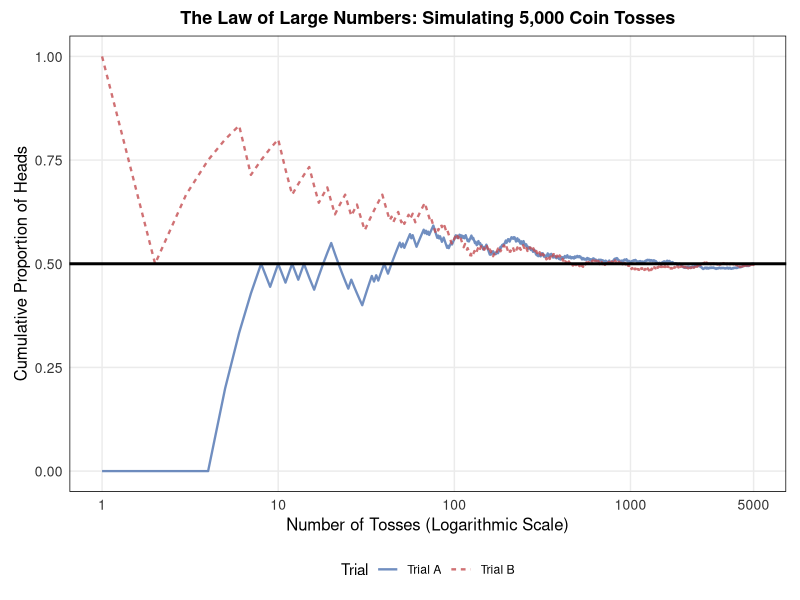
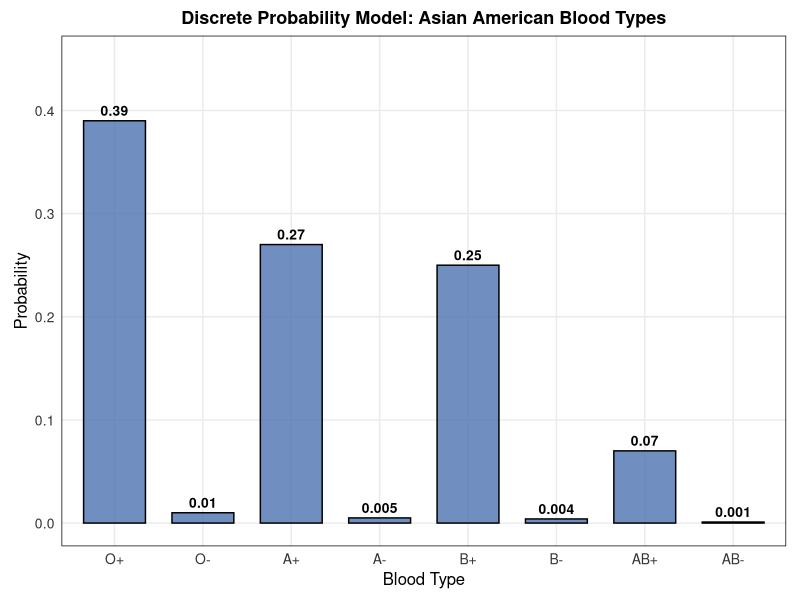
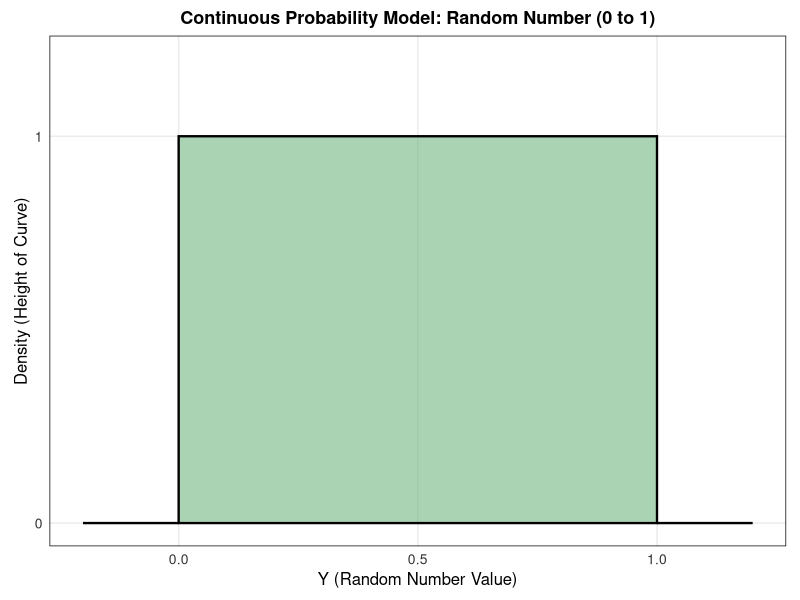
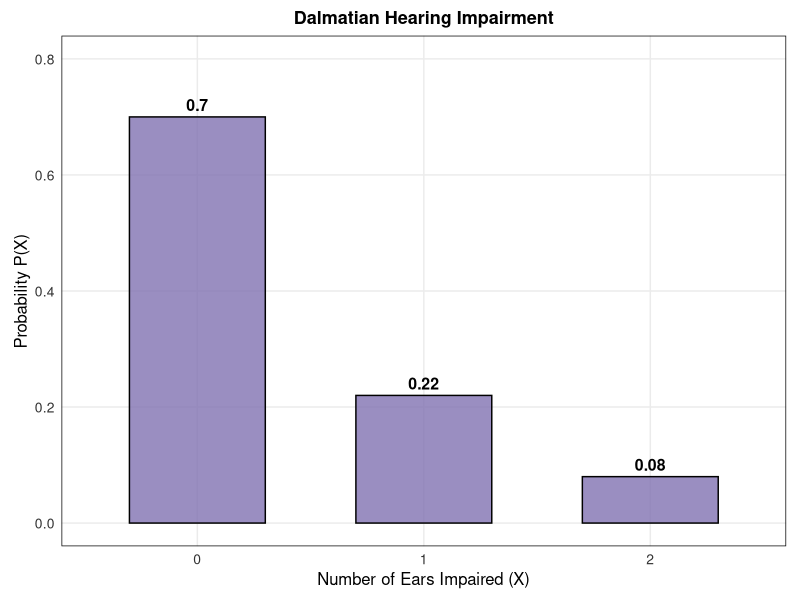
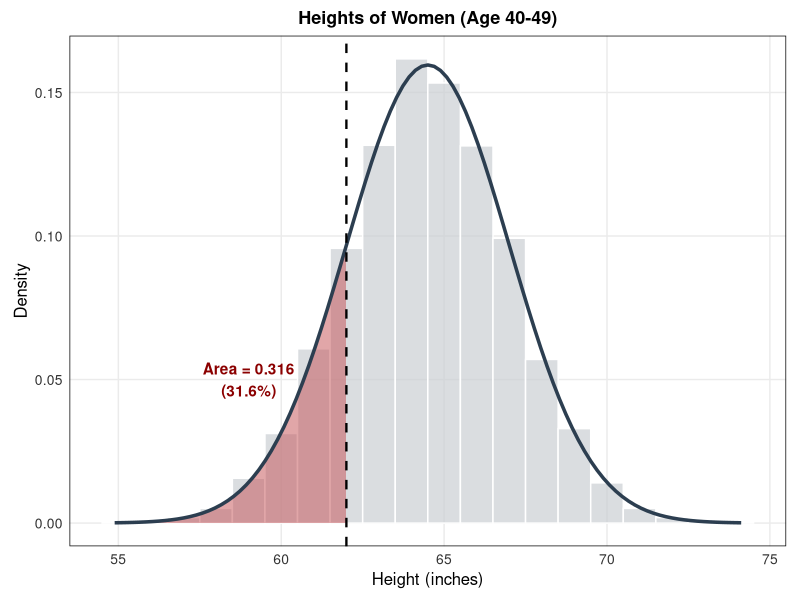
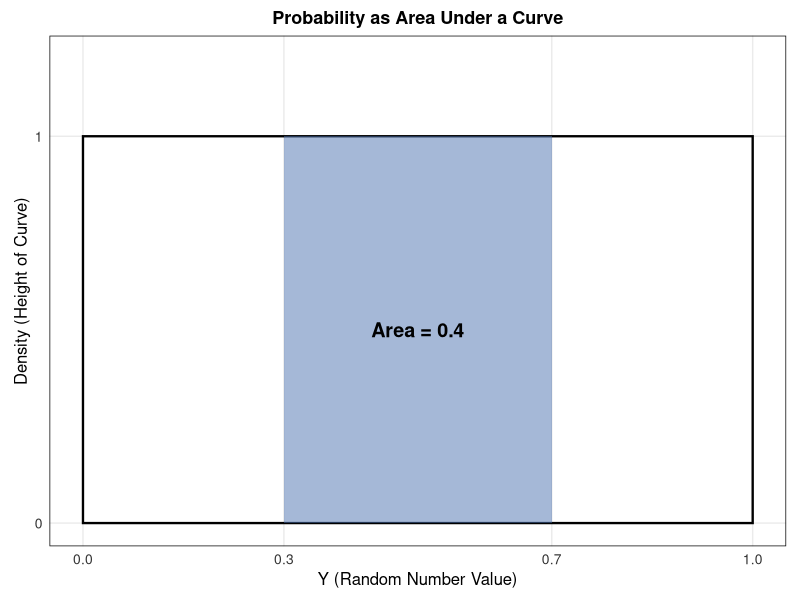

Reproduce these figures in R, in order.
## ---- chunk 1
knitr::opts_chunk$set(
  echo = FALSE,
  warning = FALSE,
  message = FALSE,
  error = FALSE
)

required_packages <- c("ggplot2", "gridExtra", "dplyr", "tidyr")
missing_packages <- required_packages[
  !vapply(required_packages, requireNamespace, logical(1), quietly = TRUE)
]

if (length(missing_packages) > 0) {
  stop(
    "Install the following R packages before knitting: ",
    paste(missing_packages, collapse = ", ")
  )
}

suppressPackageStartupMessages({
  library(ggplot2)
  library(gridExtra)
  library(dplyr)
  library(tidyr)
})

set.seed(123) # Set seed for reproducible figures

# Shared publication-style theme and colour palette.
lecture_theme <- theme_minimal(base_size = 11) +
  theme(
    plot.title = element_text(size = 13, face = "bold", hjust = 0.5),
    axis.title = element_text(size = 12),
    axis.text = element_text(size = 10, colour = "#333333"),
    panel.grid.minor = element_blank(),
    plot.background = element_rect(fill = "white", colour = NA),
    panel.background = element_rect(fill = "white", colour = NA),
    plot.margin = margin(8, 10, 8, 10),
    panel.border = element_rect(colour = "black", fill = NA, size = 0.5)
  )

palette_main <- c("#4C72B0", "#55A868", "#C44E52", "#8172B2", "#CCB974")

save_plot <- function(filename, plot, width, height) {
  ggsave(
    filename = filename,
    plot = plot,
    width = width,
    height = height,
    units = "in",
    dpi = 300,
    bg = "white"
  )
}

# =============================================================
# 1. Law of Large Numbers: Coin Toss Simulation (Fig 9.1)
# =============================================================
set.seed(42) # For reproducible random tosses
n_tosses <- 5000

# Simulate Trial A and calculate cumulative proportion of heads
tosses_A <- sample(c(0, 1), n_tosses, replace = TRUE)
prop_A <- cumsum(tosses_A) / (1:n_tosses)

# Simulate Trial B and calculate cumulative proportion of heads
tosses_B <- sample(c(0, 1), n_tosses, replace = TRUE)
prop_B <- cumsum(tosses_B) / (1:n_tosses)

# Combine into a dataframe
coin_data <- data.frame(
  Toss = rep(1:n_tosses, 2),
  Proportion = c(prop_A, prop_B),
  Trial = factor(rep(c("Trial A", "Trial B"), each = n_tosses))
)

p_cointoss <- ggplot(coin_data, aes(x = Toss, y = Proportion, color = Trial, linetype = Trial)) +
  geom_line(alpha = 0.8, size = 0.8) +
  geom_hline(yintercept = 0.5, linetype = "solid", color = "black", size = 1) +
  # Use a log scale for the x-axis to stretch out the highly variable early tosses
  scale_x_log10(breaks = c(1, 10, 100, 1000, 5000), labels = c("1", "10", "100", "1000", "5000")) +
  coord_cartesian(ylim = c(0, 1)) +
  scale_color_manual(values = c("Trial A" = "#4C72B0", "Trial B" = "#C44E52")) +
  labs(
    title = "The Law of Large Numbers: Simulating 5,000 Coin Tosses",
    x = "Number of Tosses (Logarithmic Scale)",
    y = "Cumulative Proportion of Heads"
  ) +
  lecture_theme +
  theme(legend.position = "bottom")

save_plot("fig_ch9_cointoss.png", p_cointoss, width = 7, height = 4)

# =============================================================
# 2. Discrete Probability Model: Blood Types
# =============================================================
blood_data <- data.frame(
  Type = factor(c("O+", "O-", "A+", "A-", "B+", "B-", "AB+", "AB-"), 
                levels = c("O+", "O-", "A+", "A-", "B+", "B-", "AB+", "AB-")),
  Probability = c(0.39, 0.01, 0.27, 0.005, 0.25, 0.004, 0.07, 0.001)
)

p_blood <- ggplot(blood_data, aes(x = Type, y = Probability)) +
  geom_bar(stat = "identity", fill = "#4C72B0", alpha = 0.8, color = "black", width = 0.7) +
  geom_text(aes(label = Probability), vjust = -0.5, size = 3.5, fontface = "bold") +
  scale_y_continuous(limits = c(0, 0.45)) +
  labs(title = "Discrete Probability Model: Asian American Blood Types",
       x = "Blood Type",
       y = "Probability") +
  lecture_theme

save_plot("fig_ch9_blood_types.png", p_blood, width = 7, height = 4)

# =============================================================
# 3. Continuous Probability Model: Random Number [0,1]
# =============================================================
p_uniform <- ggplot() +
  # Draw the uniform density block
  geom_rect(aes(xmin = 0, xmax = 1, ymin = 0, ymax = 1), fill = "#55A868", alpha = 0.5, color = "black", size = 0.8) +
  # Draw the zero-probability lines outside the [0,1] interval
  geom_segment(aes(x = -0.2, xend = 0, y = 0, yend = 0), size = 0.8) +
  geom_segment(aes(x = 1, xend = 1.2, y = 0, yend = 0), size = 0.8) +
  scale_x_continuous(breaks = c(0, 0.5, 1)) +
  scale_y_continuous(breaks = c(0, 1), limits = c(0, 1.2)) +
  labs(title = "Continuous Probability Model: Random Number (0 to 1)",
       x = "Y (Random Number Value)",
       y = "Density (Height of Curve)") +
  lecture_theme

save_plot("fig_ch9_continuous_uniform.png", p_uniform, width = 6, height = 4)

# =============================================================
# 4. Dalmatian Hearing Impairment (Discrete Bar Chart)
# =============================================================
dalmatian_data <- data.frame(
  Impaired_Ears = factor(c("0", "1", "2")),
  Probability = c(0.70, 0.22, 0.08)
)

p_dalmatian <- ggplot(dalmatian_data, aes(x = Impaired_Ears, y = Probability)) +
  geom_bar(stat = "identity", fill = "#8172B2", alpha = 0.8, color = "black", width = 0.6) +
  geom_text(aes(label = Probability), vjust = -0.5, size = 4, fontface = "bold") +
  scale_y_continuous(limits = c(0, 0.8)) +
  labs(title = "Dalmatian Hearing Impairment",
       x = "Number of Ears Impaired (X)",
       y = "Probability P(X)") +
  lecture_theme

save_plot("fig_ch9_dalmatian.png", p_dalmatian, width = 5, height = 3.5)


# =============================================================
# 5. Women's Heights: Histogram to Density Curve
# =============================================================
# Simulate a large sample of heights (mean = 64.5, sd = 2.5)
set.seed(123)
heights <- data.frame(Height = rnorm(10000, mean = 64.5, sd = 2.5))

p_heights <- ggplot(heights, aes(x = Height)) +
  # Draw histogram (scaled to density)
  geom_histogram(aes(y = ..density..), binwidth = 1, fill = "#caced3", color = "white", alpha = 0.7) +
  # Shade area <= 62
  stat_function(fun = dnorm, args = list(mean = 64.5, sd = 2.5),
                xlim = c(55, 62), geom = "area", fill = "#C44E52", alpha = 0.5) +
  # Draw full density curve
  stat_function(fun = dnorm, args = list(mean = 64.5, sd = 2.5), 
                color = "#2c3e50", size = 1.2) +
  geom_vline(xintercept = 62, linetype = "dashed", color = "black", size = 0.8) +
  annotate("text", x = 59, y = 0.05, label = "Area = 0.316\n(31.6%)", color = "#8b0000", fontface = "bold") +
  labs(title = "Heights of Women (Age 40-49)",
       x = "Height (inches)",
       y = "Density") +
  lecture_theme

save_plot("fig_ch9_heights.png", p_heights, width = 6, height = 4)


# =============================================================
# 6. Uniform Density (Random Numbers) - Shaded Areas
# =============================================================
p_uniform_shaded <- ggplot() +
  # Full uniform block outline
  geom_rect(aes(xmin = 0, xmax = 1, ymin = 0, ymax = 1), fill = NA, color = "black", size = 0.8) +
  # Shade 0.3 to 0.7
  geom_rect(aes(xmin = 0.3, xmax = 0.7, ymin = 0, ymax = 1), fill = "#4C72B0", alpha = 0.5) +
  annotate("text", x = 0.5, y = 0.5, label = "Area = 0.4", fontface = "bold", size = 5) +
  
  # Shade <= 0.5 or > 0.8 (we'll do this as a second plot or combine them. Let's do just the 0.3-0.7 for simplicity here)
  scale_x_continuous(breaks = c(0, 0.3, 0.7, 1)) +
  scale_y_continuous(breaks = c(0, 1), limits = c(0, 1.2)) +
  labs(title = "Probability as Area Under a Curve",
       x = "Y (Random Number Value)",
       y = "Density (Height of Curve)") +
  lecture_theme

save_plot("fig_ch9_uniform_shaded.png", p_uniform_shaded, width = 6, height = 3.5)


## ---- chunk 2
# Define the outcomes (x) and their probabilities (p_x)
x <- c(0, 1, 2)
p_x <- c(0.70, 0.22, 0.08)

# 1. Calculate the Expected Value (mu)
mu <- sum(x * p_x)
print(mu)

# 2. Calculate the Variance
variance <- sum((x - mu)^2 * p_x)

# 3. Calculate the Standard Deviation
sigma <- sqrt(variance)
print(sigma)
